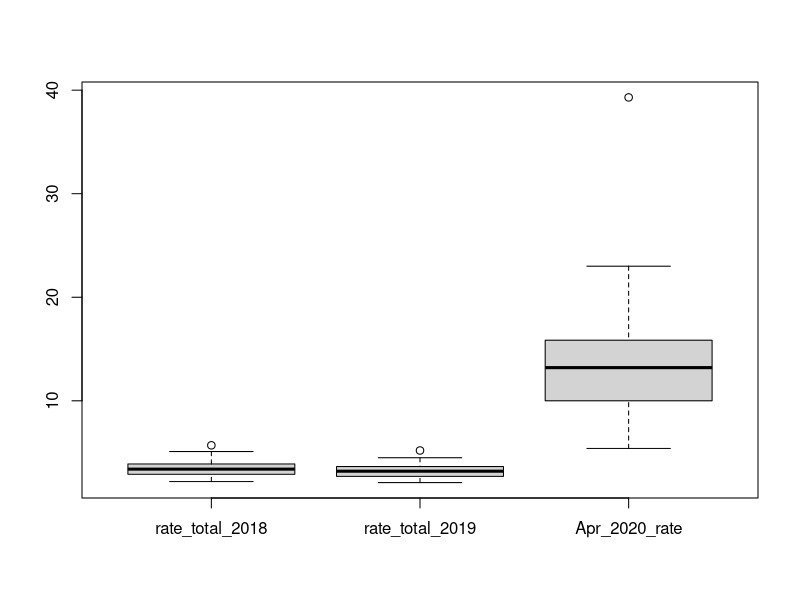

Write R code to recreate this figure.
setwd("C:/Users/allan/Desktop/Code/BDC 2020 - Team/US Data/")

data = read.csv("Unemployment_Populations.csv")
boxplot(data[3:5])
colnames(data)
names(data)[3] = '2018'
names(data)[4] = '2019'
names(data)[5] = 'April 2020'
